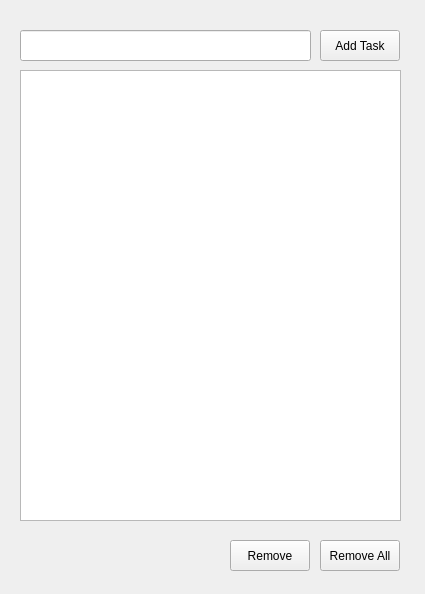
<?xml version="1.0" encoding="UTF-8"?>
<ui version="4.0">
 <class>MainWindow</class>
 <widget class="QMainWindow" name="MainWindow">
  <property name="geometry">
   <rect>
    <x>0</x>
    <y>0</y>
    <width>425</width>
    <height>594</height>
   </rect>
  </property>
  <property name="windowTitle">
   <string>MainWindow</string>
  </property>
  <property name="windowOpacity">
   <double>1.000000000000000</double>
  </property>
  <widget class="QWidget" name="centralwidget">
   <widget class="QPushButton" name="btnAddTask">
    <property name="geometry">
     <rect>
      <x>320</x>
      <y>30</y>
      <width>80</width>
      <height>31</height>
     </rect>
    </property>
    <property name="text">
     <string>Add Task</string>
    </property>
   </widget>
   <widget class="QListWidget" name="listWidget">
    <property name="geometry">
     <rect>
      <x>20</x>
      <y>70</y>
      <width>381</width>
      <height>451</height>
     </rect>
    </property>
   </widget>
   <widget class="QPushButton" name="btnRemove">
    <property name="geometry">
     <rect>
      <x>230</x>
      <y>540</y>
      <width>80</width>
      <height>31</height>
     </rect>
    </property>
    <property name="text">
     <string>Remove</string>
    </property>
   </widget>
   <widget class="QPushButton" name="btnRemoveAll">
    <property name="geometry">
     <rect>
      <x>320</x>
      <y>540</y>
      <width>80</width>
      <height>31</height>
     </rect>
    </property>
    <property name="text">
     <string>Remove All</string>
    </property>
   </widget>
   <widget class="QLineEdit" name="txtInput">
    <property name="geometry">
     <rect>
      <x>20</x>
      <y>30</y>
      <width>291</width>
      <height>31</height>
     </rect>
    </property>
   </widget>
  </widget>
 </widget>
 <resources/>
 <connections/>
</ui>
